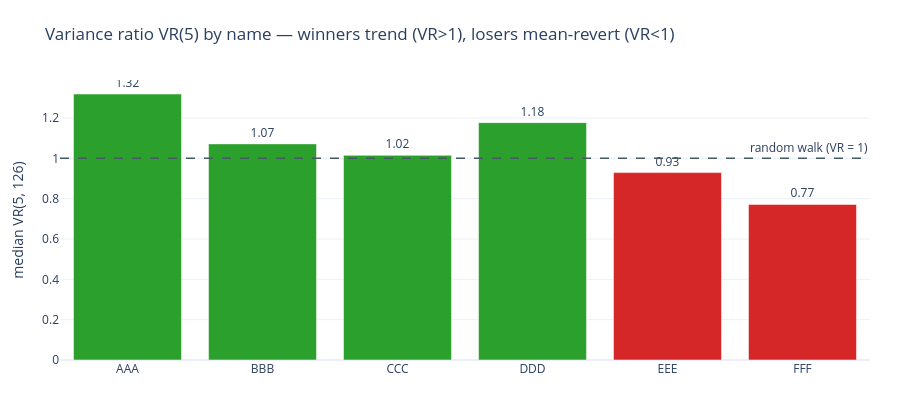

Notebook code cell kept with this figure:
### Markdown cell above
## 1 · Trend vs mean-reversion — the variance ratio
Computed per symbol. The ordering of the universe shows up directly: the high-drift/high-persistence names sit above the random-walk line, the mean-reverters below it.

### Code cell
# var_ratio(q): VR > 1 => positive return autocorrelation (trending); VR < 1 => mean-reverting
# (Lo-MacKinlay 1988). VR = 1 is the random-walk null.
vr = sabia.compute(panel, sabia.mean_reversion.var_ratio(q=5, window=126), schema=SCHEMA)
med = (
    panel.select("symbol")
    .hstack(vr)
    .group_by("symbol")
    .agg(pl.col("var_ratio_5_126").median().alias("vr"))
    .sort("symbol")
)
syms = med.get_column("symbol").to_list()
vals = med.get_column("vr").to_list()
colors = ["#2ca02c" if v >= 1 else "#d62728" for v in vals]
fig = go.Figure(go.Bar(x=syms, y=vals, marker_color=colors,
                       text=[f"{v:.2f}" for v in vals], textposition="outside"))
fig.add_hline(y=1.0, line=dict(color="#455a64", width=1.5, dash="dash"),
              annotation_text="random walk (VR = 1)")
fig.update_layout(height=400,
                  title="Variance ratio VR(5) by name — winners trend (VR&gt;1), losers mean-revert (VR&lt;1)",
                  yaxis_title="median VR(5, 126)", margin=dict(l=60, r=30, t=80, b=40))
fig.show()

### Figure 1 — Plotly figure (JSON) as saved in the notebook; plotly's stock layout.template omitted (floating-point values rounded to 4 significant figures)
{"data": [{"marker": {"color": ["#2ca02c", "#2ca02c", "#2ca02c", "#2ca02c", "#d62728", "#d62728"]}, "text": ["1.32", "1.07", "1.02", "1.18", "0.93", "0.77"], "textposition": "outside", "type": "bar", "x": ["AAA", "BBB", "CCC", "DDD", "EEE", "FFF"], "y": [1.319, 1.072, 1.015, 1.177, 0.9293, 0.7716]}], "layout": {"annotations": [{"showarrow": false, "text": "random walk (VR = 1)", "x": 1, "xanchor": "right", "xref": "x domain", "y": 1.0, "yanchor": "bottom", "yref": "y"}], "height": 400, "margin": {"b": 40, "l": 60, "r": 30, "t": 80}, "shapes": [{"line": {"color": "#455a64", "dash": "dash", "width": 1.5}, "type": "line", "x0": 0, "x1": 1, "xref": "x domain", "y0": 1.0, "y1": 1.0, "yref": "y"}], "title": {"text": "Variance ratio VR(5) by name — winners trend (VR&gt;1), losers mean-revert (VR&lt;1)"}, "yaxis": {"title": {"text": "median VR(5, 126)"}}}}
